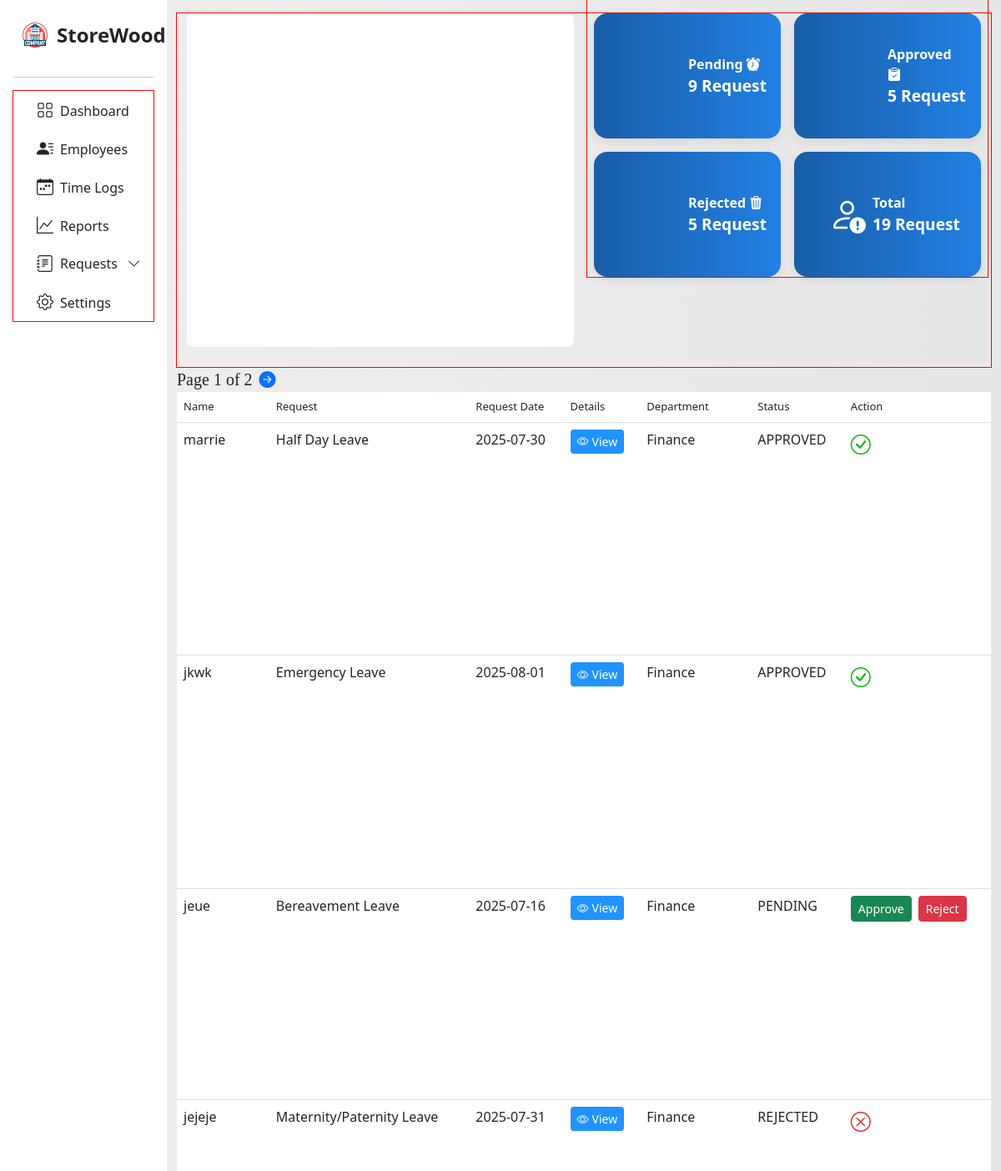
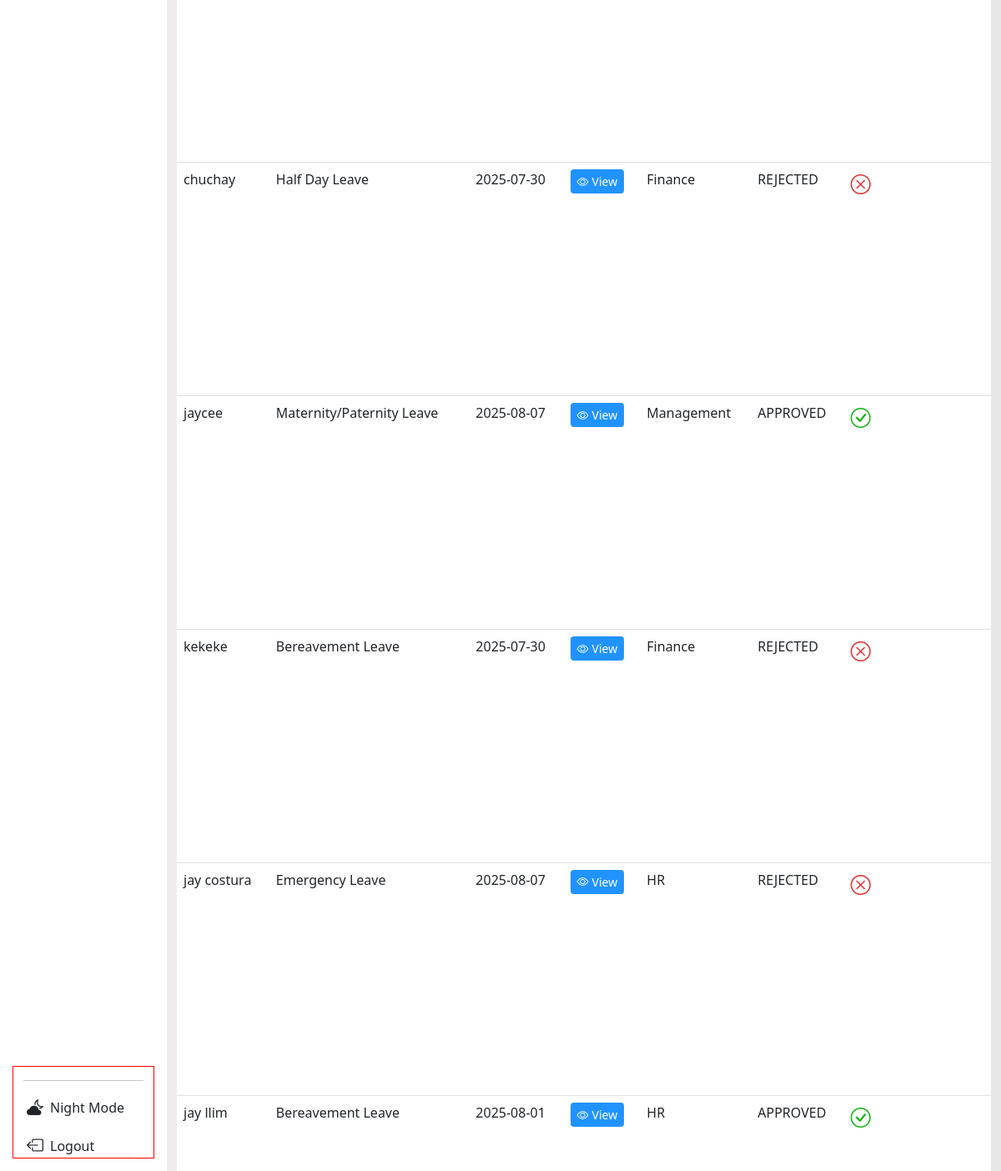
Page /request_page on the committed database (2 pictures, top to bottom).
### tables this page shows
CREATE TABLE request (
                    id INTEGER PRIMARY KEY AUTOINCREMENT,
                    request_id TEXT,
                    name TEXT,
                    request_type TEXT,
                    date TEXT,
                    details TEXT,
                    department TEXT,
                    status TEXT DEFAULT 'PENDING',
                    action TEXT, time);

### App/main.py (the view)
@app.route('/request_page', methods=['GET'])
def request_page():
    rows = []
    page = int(request.args.get('page', 1))
    per_page = 10
    offset = (page - 1) * per_page
    try:
        with sqlite3.connect(db.connect_request_table()) as req_con:
            df = pd.read_sql_query("SELECT * FROM request", req_con)
            count_stats = df['status'].value_counts()
            pending = count_stats.get('PENDING', 0)
            approved = count_stats.get('APPROVED', 0)
            rejected = count_stats.get('REJECTED', 0)
            total_req = pending + approved + rejected
            record = {'pending': pending, 'approved': approved, 'rejected': rejected, 'total': total_req}
            cur = req_con.cursor()
            cur.execute('''SELECT name, request_type, date, details, department,
                        status, action, request_id FROM request LIMIT ? OFFSET ?''', (per_page, offset))
            display = cur.fetchall()
            for info in display:
                row = {'name': info[0], 'request': info[1],
                    'date': info[2], 'details': info[3],
                    'department': info[4], 'status': info[5],
                    'action': info[6], 'req_id': info[7]
                    }
                rows.append(row)
            cur.execute('''SELECT COUNT(*) FROM request''')
            total_rows = cur.fetchone()[0]
            total_page = math.ceil(total_rows / per_page)
            data = get_requests_per_day()
    except sqlite3.OperationalError:
        print("We're having a trouble retrieving request page data. Please try again." )
        traceback.print_exc()
    return render_template('req_page.html', page='requests', subpage='new',
                           rows = rows, records = record, request_data = data, total_pages = total_page, table_page = page)

### App/database.py (called while the page is built)
    def connect_request_table(self):
        return self.employee_leave_request

### App/main.py (called while the page is built)
def get_requests_per_day():
    data = defaultdict(int)
    with sqlite3.connect(db.connect_request_table()) as con:
        cur = con.cursor()
        cur.execute("SELECT date FROM request")
        fetch = cur.fetchall()
    for row in fetch:
        dates = row[0]
        try:
            date_object = datetime.strptime(dates, "%Y-%m-%d %H:%M:%S")
            only_date = date_object.date().isoformat()
            data[only_date] += 1
        except Exception as e:
            try:
                only_date = datetime.strptime(dates, "%Y-%m-%d").date().isoformat()
                data[only_date] += 1
            except Exception as e:
                print(f"Skipping invalid date: {dates}", e)
    chart_data = [{'x':date, 'y':count} for date, count in sorted(data.items())]
    return chart_data

### App/templates/req_page.html (shortened to what this page needs)
<!DOCTYPE html>
<html lang="en">
<head>
  <link rel="stylesheet" href="{{ url_for('static', filename='dash.css') }}">
  <link rel="stylesheet" href="{{ url_for('static', filename='request.css') }}">
  <link href="https://cdn.jsdelivr.net/npm/bootstrap-icons@1.11.3/font/bootstrap-icons.css" rel="stylesheet">
  <link href='https://unpkg.com/boxicons@2.1.4/css/boxicons.min.css' rel='stylesheet'>
  <link href="https://cdn.jsdelivr.net/npm/bootstrap@5.3.0/dist/css/bootstrap.min.css" rel="stylesheet">
</head>
<body>
<div class="container-fluid">
  <div class="row flex-nowrap">
<nav id="sidebarMenu" class="col-12 col-sm-4 col-md-3 col-lg-3 col-xl-2 bg-col px-0 position-sticky sticky-top">
  <div class="d-flex w-100 flex-column p-3 align-items-sm-start pt-4 h-100">
    <a href="/" class="d-flex align-items-center mb-3 text-dark text-decoration-none w-100 px-2">
      <img src="{{ url_for('static', filename='img/company.png') }}?v=2" alt="Logo" width="36" height="36" class="me-2">
      <span class="fs-4 fw-semibold">StoreWood</span>
    </a>
    <hr class="w-100">
    <ul class="nav nav-pills flex-column mb-auto w-100" id="menu">
      <div class="container con-li">
        <li class="nav-item">
          <a href="{{ url_for('management') }}" class="nav-link text-dark">
            <i class="fs-5 bi bi-grid"></i><span class="ms-2">Dashboard</span>
          </a>
        </li>
        <li class="nav-item">
          <a class="nav-link text-dark" href="{{ url_for('employees_management') }}">
            <i class="bi bi-person-lines-fill fs-5"></i><span class="ms-2">Employees</span>
          </a>
        </li>
        <li>
          <a href="#" class="nav-link text-dark">
            <i class="bi bi-calendar-week fs-5"></i><span class="ms-2">Time Logs</span>
          </a>
        </li>
        <li>
          <a href="#" class="nav-link text-dark">
            <i class="fs-5 bi bi-graph-up"></i><span class="ms-2">Reports</span>
          </a>
        </li>
      <li class="nav-item">
        <a class="nav-link d-flex justify-content-between align-items-center text-dark"
          data-bs-toggle="collapse" href="#requestsSubMenu"  role="button"
          aria-expanded="false" aria-controls="requestsSubMenu">
          <span class="d-flex align-items-center gap-2 flex-grow-1">
            <i class="fs-5 bi bi-journal-text"></i>
            <span class="text-truncate">Requests</span>
          </span>
          <i class="bi bi-chevron-down arrow-icon ms-2"></i>
        </a>
      </li>
        <li>
          <a href="#" class="nav-link text-dark">
            <i class="fs-5 bi bi-gear"></i><span class="ms-2">Settings</span>
          </a>
        </li>
      </div>
    </ul>
    <div class="container mt-auto">
      <hr class="w-100">
      <a href="{{ url_for('admin_login') }}" class="nav-link text-dark mt-3">
        <i class="bi bi-cloud-moon-fill fs-5 ms-1"></i><span class="ms-2">Night Mode</span>
      </a>
      <a href="{{ url_for('admin_login') }}" class="nav-link text-dark mt-3">
        <i class="bi bi-box-arrow-left fs-5 ms-1"></i><span class="ms-2">Logout</span>
      </a>
    </div>
  </div>
</nav>
<div class="main-top-var col py-3 content">
<div class="container">
  <div class="row">
    <div class="col-12 col-xl-6 mb-4">
      <div id="chart" data-requests='{{ request_data | tojson }}'></div>
    </div>
    <div class="col-12 col-xl-6 mb-4 ">
      <div class="row g-3">
        <div class="col-6">
          <div class="d-flex align-items-center w-100 justify-content-center text-white p-3 rounded-4 stat-box h-100">
            <div class="stat-content">
              <div class="stat-title">Pending <i class="bi bi-alarm-fill"></i></div>
              <div class="stat-value">{{ records.pending }} Request</div>
            </div>
          </div>
        </div>
        <div class="col-6">
          <div class="d-flex align-items-center w-100 justify-content-center text-white p-3 rounded-4 stat-box h-100">
            <div class="stat-content">
              <div class="stat-title">Approved <i class="bi bi-clipboard-check-fill"></i></div>
              <div class="stat-value">{{ records.approved }} Request</div>
            </div>
          </div>
        </div>
        <div class="col-6">
          <div class="d-flex align-items-center w-100 justify-content-center text-white p-3 rounded-4 stat-box h-100">
            <div class="stat-content">
              <div class="stat-title">Rejected <i class="bi bi-trash3-fill"></i></div>
              <div class="stat-value">{{ records.rejected }} Request</div>
            </div>
          </div>
        </div>
        <div class="col-6">
          <div class="d-flex align-items-center w-100 justify-content-center text-white p-3 rounded-4 stat-box h-100">
            <div class="ms-3 d-flex align-items-center justify-content-center" style="font-size: 2.8rem;">
              <i class="bi bi-person-exclamation"></i>
            </div>
            <div class="flex-grow-0 ms-2">
              <div class="stat-title">Total</div>
              <div class="stat-value">{{ records.total }} Request</div>
            </div>
          </div>
        </div>
      </div>
    </div>
  </div>
</div>
    <div class="table-responsive">
      <table class="table display min-vh-100" id="myTable">
        <thead class="head bg-black">
          <tr>
            <th>Name</th>
            <th>Request</th>
            <th>Request Date</th>
            <th>Details</th>
            <th>Department</th>
            <th>Status</th>
            <th>Action</th>
          </tr>
        </thead>
        <tbody>
          {% for row in rows %}
          <tr>
            <td>{{row['name']}}</td>
            <td>{{row['request']}}</td>
            <td>{{row['date']}}</td>
            <td>
              <a href="/read_request/{{row['req_id']}}"
                class="btn btn-info btn-sm"
                style="background-color: rgb(32, 147, 255); border: transparent;">
                <span style="color: white;" class="d-flex flex-row">
                  <i class="bi bi-eye me-1"></i> View
                </span>
              </a>
            </td>
            <td>{{row['department']}}</td>
            <td>{{row['status']}}</td>
            {%if row['status'] == 'PENDING' %}
            <td>
              <div class="d-flex flex-row gap-2">
                <form method="POST" action="/update_status">
                  <button type="submit" class="btn btn-success btn-sm">Approve</button>
                </form>
                <form method="POST" action="/update_status">
                  <button type="submit" class="btn btn-danger btn-sm">Reject</button>
                </form>
              </div>
            </td>
          {% else %}
            <td>
              <div class="d-flex flex-row gap-2">
                {% if row['status'] == 'APPROVED' %}
                  <i class="bi bi-check-circle fs-4" style="color: rgb(15, 181, 15);"></i>
                {% elif row['status'] == 'REJECTED' %}
                  <i class="bi bi-x-circle fs-4" style="color: rgb(225, 48, 48);"></i>
                {% endif %}
                </div>
            </td>
            {% endif %}
          </tr>
          {% endfor %}
          <div class="pagination d-flex w-100 justify-content-start gap-2">
                <span class="fs-5" style="font-family: Georgia, 'Times New Roman', Times, serif; font-weight: 400">Page {{ table_page }} of {{ total_pages }}</span>
              {% if table_page < total_pages %}
              <a href="?page={{ table_page + 1 }}"><i class="bi bi-arrow-right-circle-fill fs-5"></i></a>
          {% endif %}
        </div>
          </div>
    </div>
  </div>
</div>
</body>
</html>

### App/static/dash.css (style rules this page uses)
* { scrollbar-width: none; }
body { background: linear-gradient(to right, #f0eded, #e8e7e7); overflow: hidden; scrollbar-width: none; height: 100%; }
*, *::before, *::after { box-sizing: border-box; }
.bg-col { background-color: rgb(255, 255, 255) !important; }
thead.head th { font-size: small; font-weight: 500; }
.bg-col { background-color: white; }
.bg-col ul li { min-width: 140px; max-width: 100%; width: auto; }
#sidebarMenu { height: 100vh; overflow-y: scroll; overflow-x: hidden; position: sticky; top: 0; scrollbar-width: none; -ms-overflow-style: none; }
main, .container, .row, .col { outline: 1px solid red; }
.stat-box { height: 100%; min-height: 100px; box-shadow: 0 4px 12px rgba(0, 0, 0, 0.08); }
.main-top-var { height: 100vh; overflow-y: auto; }
.arrow-icon { transition: transform 0.3s ease; display: inline-block; position: relative; width: 1.2em; text-align: center; }
.arrow-icon::before { content: ''; display: inline-block; width: 0; }

### App/static/request.css (style rules this page uses)
.stat-box { min-height: 150px; }
.stat-content { display: flex; flex-direction: column; justify-content: center; }
.stat-title { font-size: 1.1rem; font-weight: 600; }
.stat-value { font-size: 1.3rem; font-weight: bold; }
.stat-box { background: linear-gradient(to right,rgb(24, 93, 167),rgb(35, 128, 227) ) ; }
#chart { width: 100%; min-height: 400px; background-color: white; border-radius: 8px; }
.stat-box { background-color: #4e73df; }
.stat-title { font-weight: 600; font-size: 1rem; }
.stat-value { font-size: 1.2rem; }

### rows in the picture
request: name "marrie", request "Half Day Leave", date "2025-07-30", department "Finance", status "APPROVED"
request: name "jkwk", request "Emergency Leave", date "2025-08-01", department "Finance", status "APPROVED"
request: name "jeue", request "Bereavement Leave", date "2025-07-16", department "Finance", status "PENDING"
request: name "jejeje", request "Maternity/Paternity Leave", date "2025-07-31", department "Finance", status "REJECTED"
request: name "chuchay", request "Half Day Leave", date "2025-07-30", department "Finance", status "REJECTED"
request: name "jaycee", request "Maternity/Paternity Leave", date "2025-08-07", department "Management", status "APPROVED"
request: name "kekeke", request "Bereavement Leave", date "2025-07-30", department "Finance", status "REJECTED"
request: name "jay costura", request "Emergency Leave", date "2025-08-07", department "HR", status "REJECTED"
request: name "jay llim", request "Bereavement Leave", date "2025-08-01", department "HR", status "APPROVED"

### other values in the picture
{{ records.pending }} "9"
{{ records.approved }} "5"
{{ records.rejected }} "5"
{{ records.total }} "19"
{{ table_page }} "1"
{{ total_pages }} "2"
